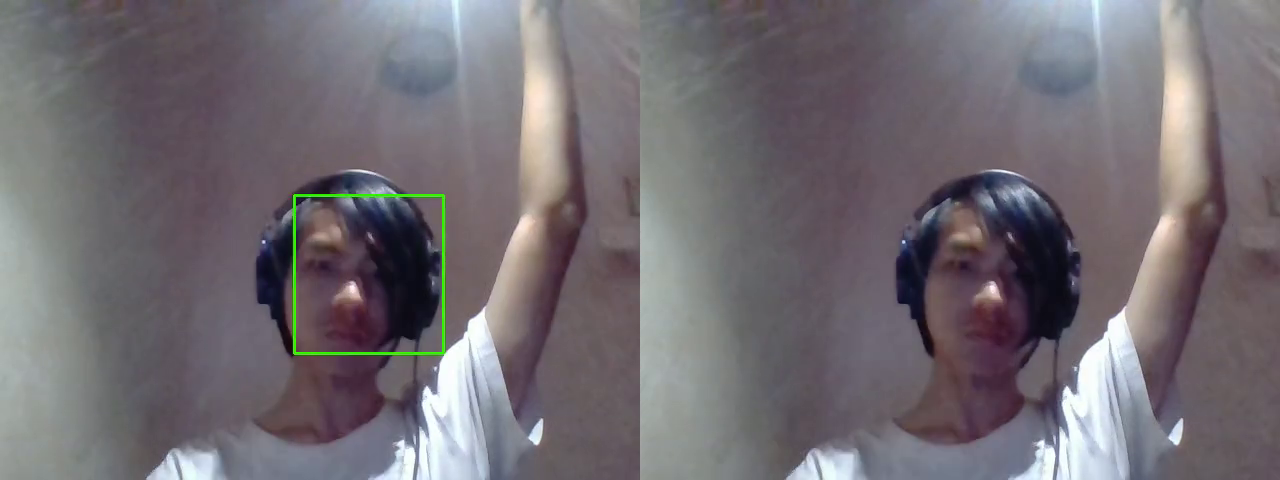
#> input picture frame 4 of mark2.mp4, 1280 x 480 px, given in place of the camera
$ jupyter execute --allow-errors 'Lab 4 - Color.ipynb'   (shell and % lines are left out)   (text cells are left out)
#> lines starting #> are read from the running program, lines starting #| are printed output that depends on the picture; after the words box and inside, x2 and y2 are one past the last pixel; in counts of white or black regions, pixels touching at a corner belong together
#> the sliders are set to minValue = 1, maxValue = 1
[cell 1]
import cv2
import math
import time
import threading
import numpy as np
import random as rng
from matplotlib import pyplot as plt
from ipywidgets import interact,interactive
import ipywidgets as widgets
from IPython.display import display, HTML,clear_output
import IPython.display

[cell 2]
inputImage = cv2.imread("assets/lena_std.tif",cv2.IMREAD_GRAYSCALE)
def grayscaleThresholding(minValue,maxValue):
    thresholdImage = np.logical_and(inputImage > minValue, inputImage < maxValue)
    inputImageCopy = inputImage.copy()
    cv2.rectangle(inputImageCopy,(250,400),(340,500),255,3)
    cropRegion = inputImage[400:500,250:340]

    plt.figure(figsize=(10,10))
    plt.subplot(131)
    plt.title("Lena Image")
    plt.imshow(inputImageCopy, cmap='gray')

    plt.subplot(132)
    plt.title("Segmentation Mask")
    plt.imshow(thresholdImage, cmap='gray')

    plt.subplot(133)
    plt.title("Pixel Value Distribution")
    plt.hist(cropRegion,range=(0,255))
    plt.show()
#> (the rest of this cell did not finish here and is left out)

[cell 3]
bMin = 50; bMax = 170
gMin = 70; gMax = 180
rMin = 90; rMax = 220
cameraNo = 0

[cell 4]
# You can press "Interupt Kernel Button to stop webcam"
inputStream = cv2.VideoCapture(cameraNo)
try:
    while True:
        _, videoFrameBGR = inputStream.read()
#> videoFrameBGR is the input picture: shape (480, 1280, 3); mean B, G, R 114.9, 109.1, 114.5
        if videoFrameBGR is not None:
            outputVideoFrameBGR = videoFrameBGR.copy()

            # Draw ROI
            cv2.rectangle(outputVideoFrameBGR,(100,100),(200,200),(0,255,0),3)
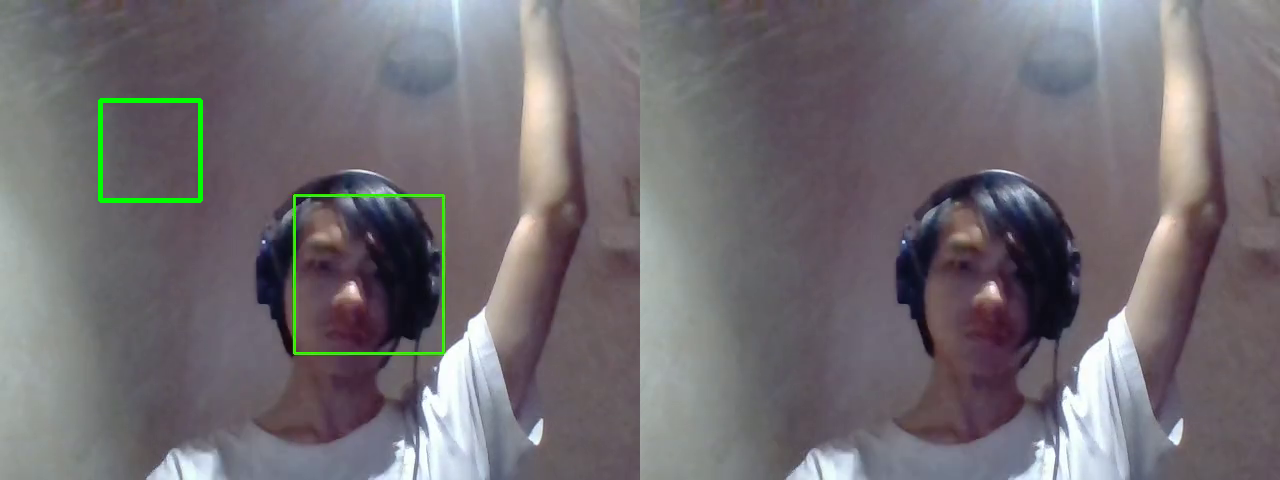
#> outputVideoFrameBGR: shape (480, 1280, 3); 0.32% of pixels changed, all inside (x1, y1, x2, y2) = (98, 98, 203, 203)
            # Cropped Region
            croppedRegion = videoFrameBGR[100:200,100:200,:]
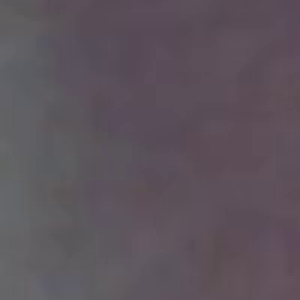
#> croppedRegion: shape (100, 100, 3) (shown 3 times larger); mean B, G, R 91.5, 83.4, 92.7


            mask = cv2.inRange(videoFrameBGR,(bMin,gMin,rMin),(bMax,gMax,rMax))[:,:,np.newaxis]
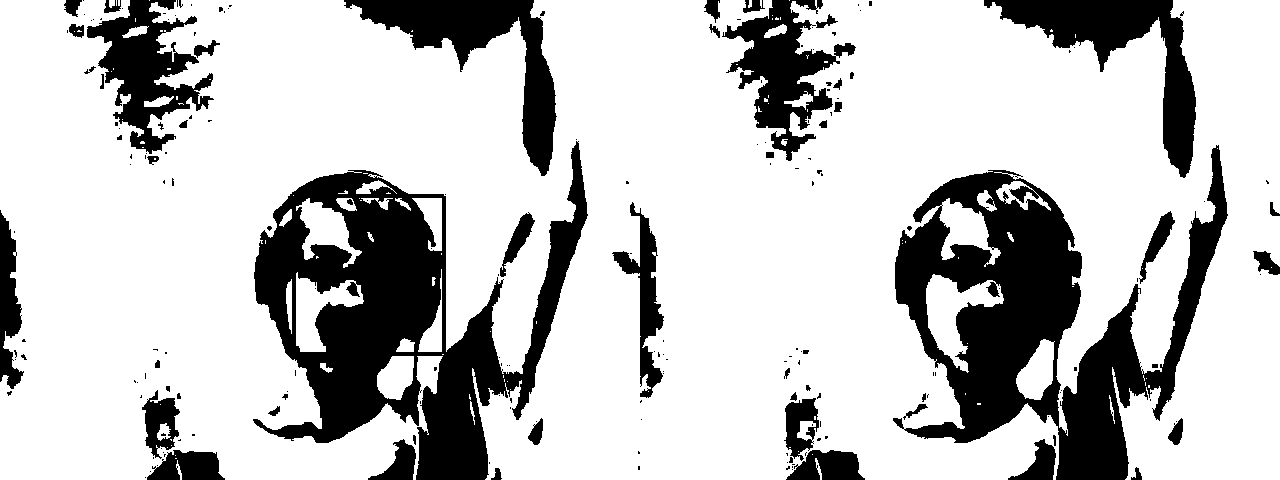
#> mask: shape (480, 1280, 1); 76.8% white; 199 black regions (143 under 20 px), largest, box (x1, y1, x2, y2) and area: (253, 141, 588, 480) 44358, (893, 145, 1228, 480) 42796, (984, 0, 1196, 178) 10276
            mask = np.repeat(mask,3,axis=2)

            ## Draw Min/Max pixel value in BGR order on image
            cv2.putText(outputVideoFrameBGR,str(np.min(croppedRegion[:,:,0]))+'/'+str(np.min(croppedRegion[:,:,1]))+'/'+str(np.min(croppedRegion[:,:,2])),(20,20),cv2.FONT_HERSHEY_SIMPLEX,1.0,(0,0,255))
            cv2.putText(outputVideoFrameBGR,str(np.max(croppedRegion[:,:,0]))+'/'+str(np.max(croppedRegion[:,:,1]))+'/'+str(np.max(croppedRegion[:,:,2])),(20,50),cv2.FONT_HERSHEY_SIMPLEX,1.0,(0,0,255))
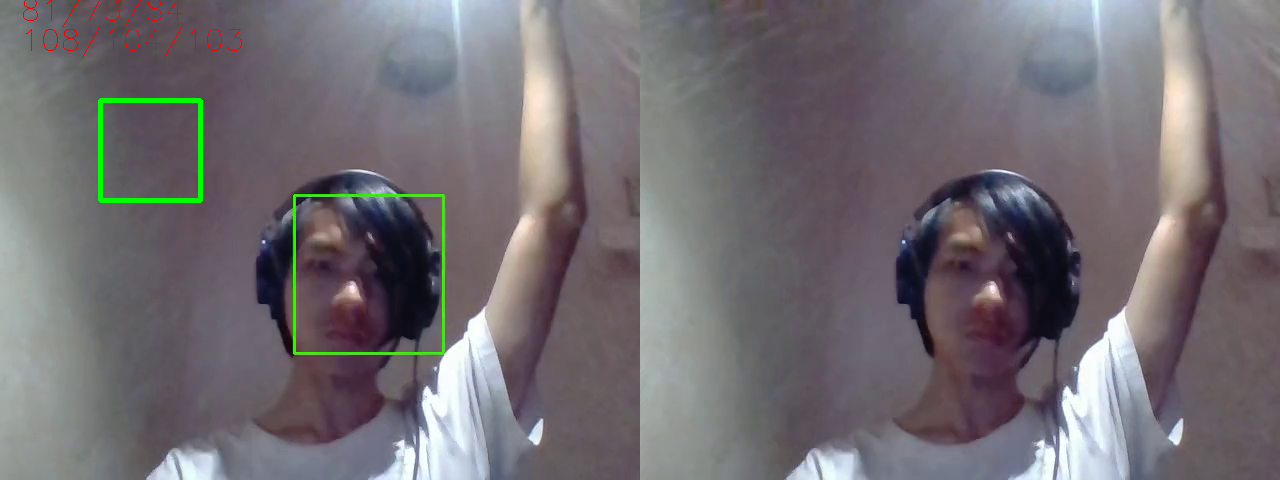
#> outputVideoFrameBGR: shape (480, 1280, 3); mean B, G, R 114.4, 109.5, 114.4

            outputVideoFrameBGR = np.hstack((outputVideoFrameBGR,mask))
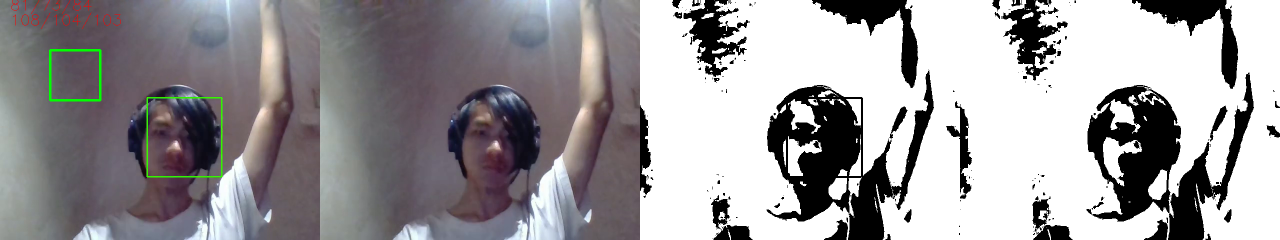
#> outputVideoFrameBGR: shape (480, 2560, 3) (shown at 1/2 size); mean B, G, R 155.1, 152.7, 155.1

            # Encode image as jpg numpy array
            _, buf = cv2.imencode(".jpg", outputVideoFrameBGR)
            # Draw result
            IPython.display.display(IPython.display.Image(data=buf))

            clear_output(wait=True)
        else:
            print("Cannot Open Webcam, hw problem?")
            break
except KeyboardInterrupt:
    print ("Stream stopped")
inputStream.release()

$ run again, starting later in the video
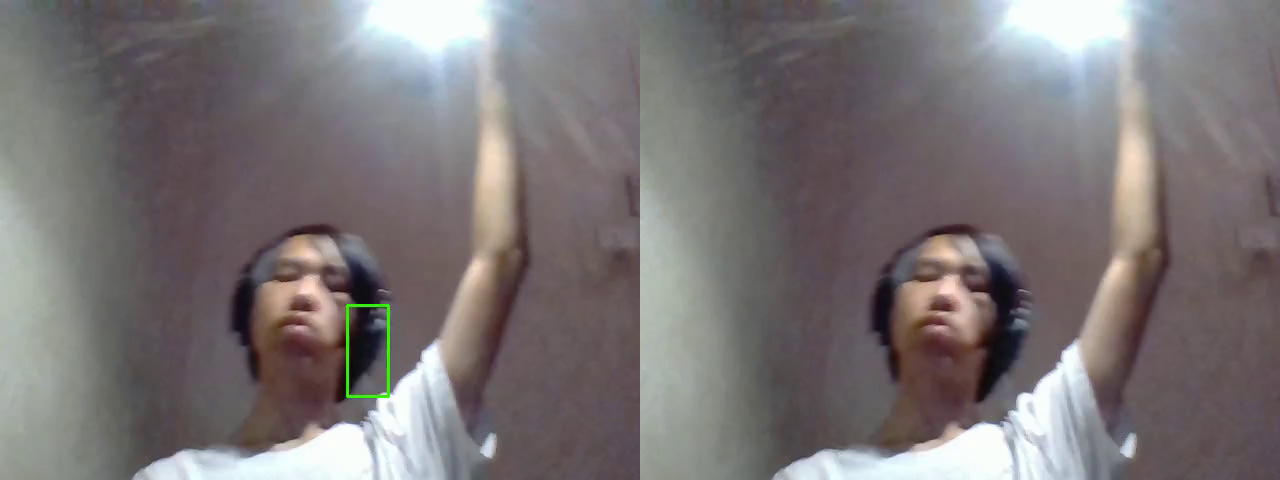
#> input picture frame 18 of mark2.mp4, 1280 x 480 px, given in place of the camera
#> videoFrameBGR is the input picture: shape (480, 1280, 3); mean B, G, R 117.7, 116.7, 122.4
#> `mask = cv2.inRange(videoFrameBGR,(bMin,gMin,rMin),(bMax,gMax,rMax))[:,..`:
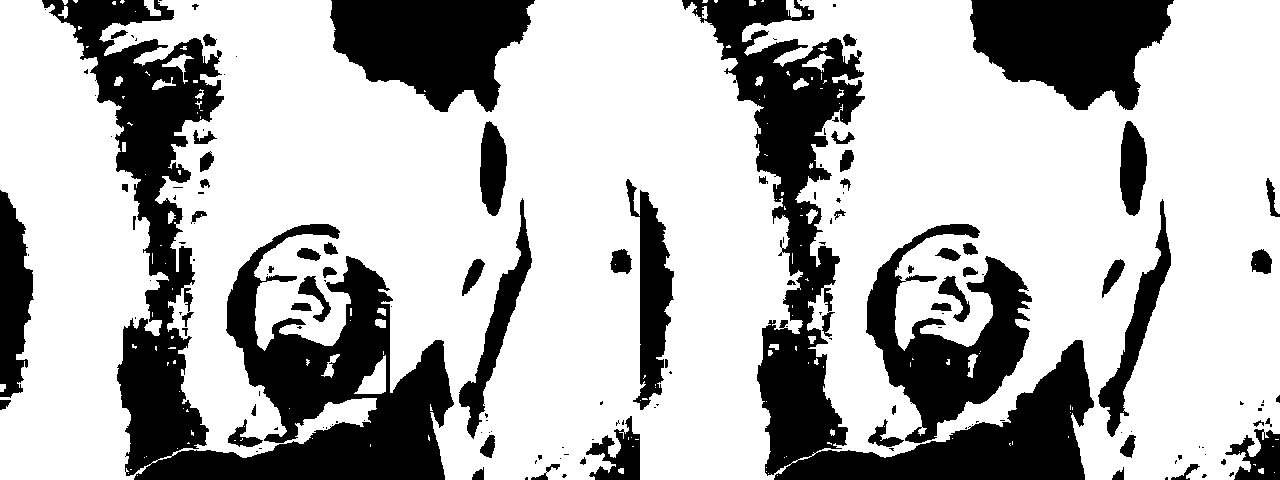
#> mask: shape (480, 1280, 1); 70.6% white; 153 black regions (88 under 20 px), largest, box (x1, y1, x2, y2) and area: (42, 0, 454, 480) 58436, (682, 0, 1094, 480) 43582, (970, 0, 1174, 110) 15705
#> `outputVideoFrameBGR = np.hstack((outputVideoFrameBGR,mask))`:
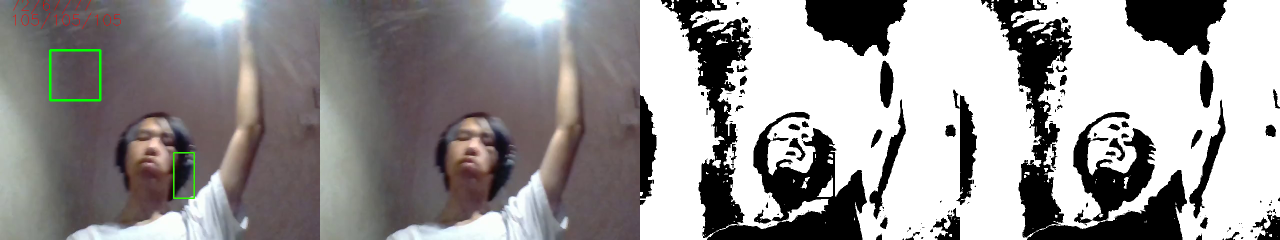
#> outputVideoFrameBGR: shape (480, 2560, 3) (shown at 1/2 size); mean B, G, R 148.7, 148.6, 151.1
